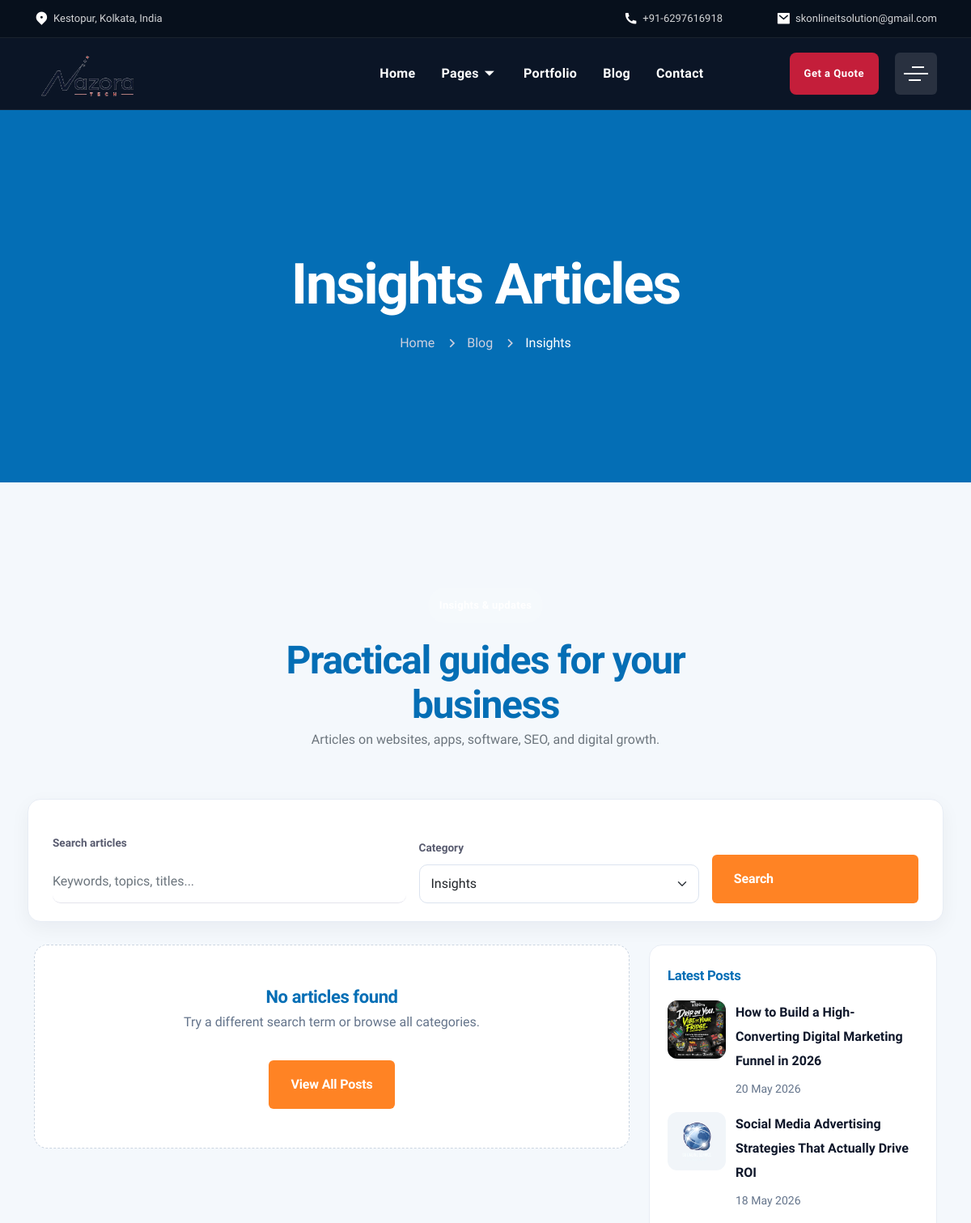
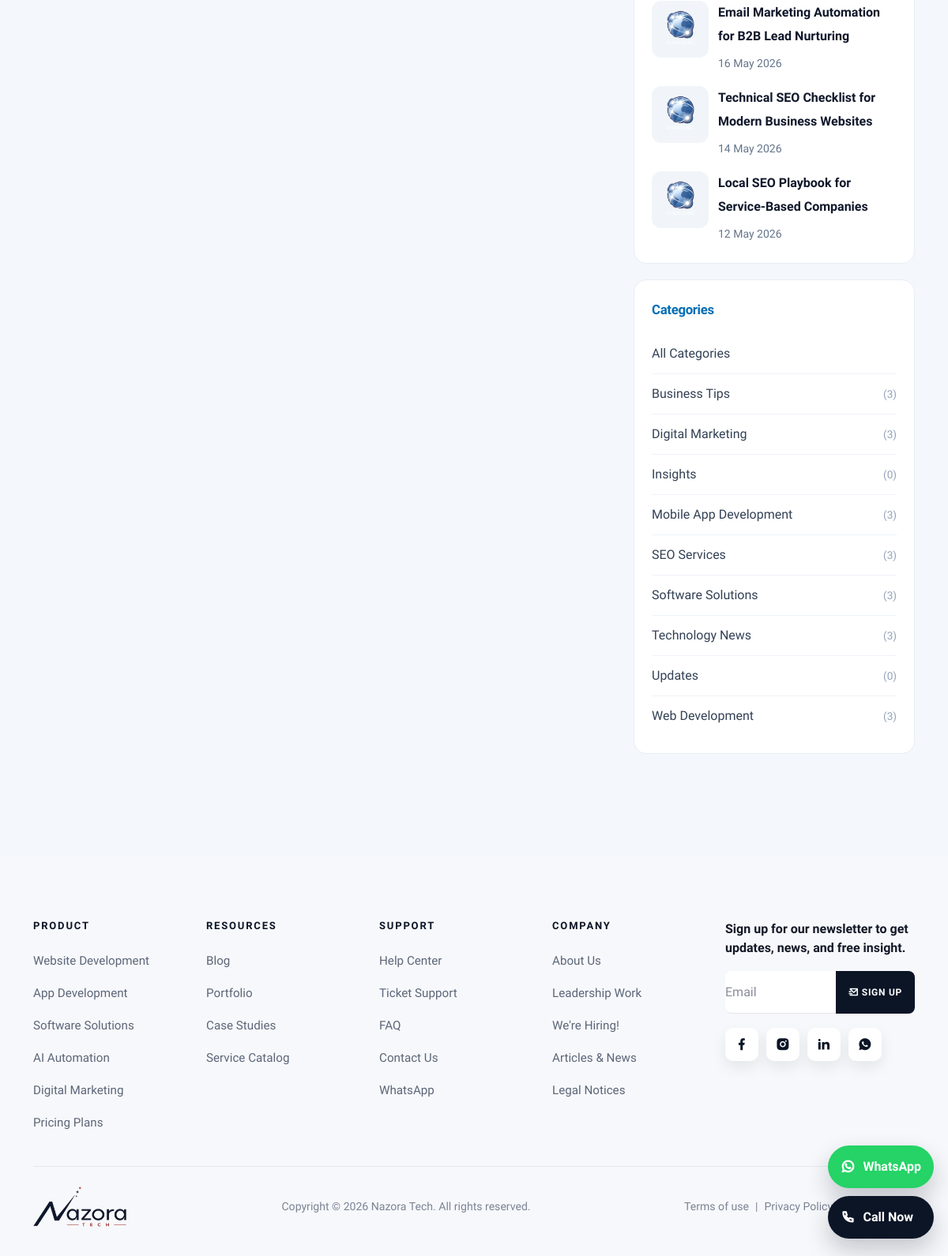
/blog?category=insights, run on the app's committed database (2 pictures, top to bottom).
### tables this page shows
CREATE TABLE categories (
        id INTEGER PRIMARY KEY AUTOINCREMENT,
        name TEXT NOT NULL,
        slug TEXT NOT NULL UNIQUE,
        description TEXT NULL,
        deleted_at TEXT NULL,
        created_at TEXT NOT NULL,
        updated_at TEXT NOT NULL
    );

CREATE TABLE posts (
        id INTEGER PRIMARY KEY AUTOINCREMENT,
        title TEXT NOT NULL,
        slug TEXT NOT NULL UNIQUE,
        excerpt TEXT NOT NULL,
        content TEXT NOT NULL,
        status TEXT NOT NULL DEFAULT 'draft',
        category_id INTEGER NULL,
        author_id INTEGER NULL,
        featured_image TEXT NULL,
        featured_image_alt TEXT NULL,
        seo_title TEXT NULL,
        meta_description TEXT NULL,
        meta_keywords TEXT NULL,
        canonical_url TEXT NULL,
        og_title TEXT NULL,
        og_description TEXT NULL,
        twitter_card TEXT NULL,
        schema_markup TEXT NULL,
        published_at TEXT NULL,
        deleted_at TEXT NULL,
        created_at TEXT NOT NULL,
        updated_at TEXT NOT NULL,
        FOREIGN KEY (category_id) REFERENCES categories(id) ON DELETE SET NULL,
        FOREIGN KEY (author_id) REFERENCES users(id) ON DELETE SET NULL
    );

### includes/blog_app.php (called while the page is built, shortened)
<?php
function blog_root_path(): string
{
    return dirname(__DIR__);
}
function blog_base_url(): string
{
    static $baseUrl;
    if ($baseUrl === null) {
        $scriptName = str_replace('\\', '/', dirname($_SERVER['SCRIPT_NAME'] ?? ''));
        $baseUrl = preg_replace('~/admin$~', '', $scriptName);
        $baseUrl = rtrim($baseUrl, '/');
    }
    return $baseUrl ?: '';
}
function blog_url(string $path = ''): string
{
    $path = ltrim($path, '/');
    return blog_base_url() . ($path !== '' ? '/' . $path : '');
}
function blog_image_url(?string $path): string
{
    $path = blog_normalize_media_path($path);
    $fullPath = blog_root_path() . '/' . ltrim($path, '/');
    $version = is_file($fullPath) ? '?v=' . filemtime($fullPath) : '';
    return blog_url(ltrim($path, '/')) . $version;
}
function blog_post_url(string $slug): string
{
    return blog_url('blog/' . ltrim($slug, '/'));
}
function blog_storage_path(): string
{
    return blog_root_path() . '/storage';
}
function blog_db_path(): string
{
    return blog_storage_path() . '/blog.sqlite';
}
function blog_escape(?string $value): string
{
    return htmlspecialchars((string) $value, ENT_QUOTES, 'UTF-8');
}
function blog_db(): PDO
{
    static $pdo;
    if ($pdo instanceof PDO) {
        return $pdo;
    }
    $pdo = new PDO('sqlite:' . blog_db_path());
    $pdo->setAttribute(PDO::ATTR_ERRMODE, PDO::ERRMODE_EXCEPTION);
    $pdo->setAttribute(PDO::ATTR_DEFAULT_FETCH_MODE, PDO::FETCH_ASSOC);
    $pdo->exec('PRAGMA foreign_keys = ON');
    return $pdo;
}
function blog_category_list(bool $includeDeleted = false, bool $publishedOnly = false): array
{
    $pdo = blog_db();
    $sql = 'SELECT c.*, COUNT(p.id) AS post_count FROM categories c LEFT JOIN posts p ON p.category_id = c.id AND p.deleted_at IS NULL';
    if ($publishedOnly) {
        $sql .= " AND p.status = 'published'";
    }
    if (!$includeDeleted) {
        $sql .= ' WHERE c.deleted_at IS NULL';
    }
    $sql .= ' GROUP BY c.id ORDER BY c.name ASC';
    return $pdo->query($sql)->fetchAll();
}
function blog_normalize_media_path(?string $path): ?string
{
    $path = str_replace('\\', '/', ltrim($path, '/'));
    if (strpos($path, 'storage/uploads/') === 0) {
        return $path;
    }
    return $path;
}
function blog_get_recent_posts(int $limit = 3): array
{
    $stmt = blog_db()->prepare("SELECT p.*, c.name AS category_name FROM posts p LEFT JOIN categories c ON c.id = p.category_id WHERE p.deleted_at IS NULL AND p.status = 'published' ORDER BY COALESCE(p.published_at, p.created_at) DESC LIMIT :limit");
    $stmt->bindValue(':limit', $limit, PDO::PARAM_INT);
    $stmt->execute();
    return $stmt->fetchAll();
}
function blog_get_public_posts(array $filters = [], int $perPage = 9): array
{
    $pdo = blog_db();
    $page = max(1, (int) ($filters['page'] ?? 1));
    $search = trim((string) ($filters['search'] ?? ''));
    $categorySlug = trim((string) ($filters['category'] ?? ''));
    $offset = ($page - 1) * $perPage;
    $where = ["p.deleted_at IS NULL", "p.status = 'published'"];
    $params = [];
    if ($categorySlug !== '') {
        $where[] = 'c.slug = :category_slug';
        $params[':category_slug'] = $categorySlug;
    }
    $whereSql = implode(' AND ', $where);
    $countStmt = $pdo->prepare('SELECT COUNT(*) FROM posts p LEFT JOIN categories c ON c.id = p.category_id WHERE ' . $whereSql);
    $countStmt->execute($params);
    $total = (int) $countStmt->fetchColumn();
    $listStmt = $pdo->prepare('SELECT p.*, c.name AS category_name, c.slug AS category_slug, (SELECT GROUP_CONCAT(t.name, ", ") FROM tags t INNER JOIN post_tags pt ON pt.tag_id = t.id WHERE pt.post_id = p.id AND t.deleted_at IS NULL) AS tag_names FROM posts p LEFT JOIN categories c ON c.id = p.category_id WHERE ' . $whereSql . ' ORDER BY COALESCE(p.published_at, p.created_at) DESC LIMIT :limit OFFSET :offset');
    foreach ($params as $key => $value) {
        $listStmt->bindValue($key, $value, PDO::PARAM_STR);
    }
    $listStmt->bindValue(':limit', $perPage, PDO::PARAM_INT);
    $listStmt->bindValue(':offset', $offset, PDO::PARAM_INT);
    $listStmt->execute();
    return [
        'items' => $listStmt->fetchAll(),
        'total' => $total,
        'page' => $page,
        'per_page' => $perPage,
        'pages' => max(1, (int) ceil($total / $perPage)),
    ];
}

### blog.php (the view, shortened to what this page needs)
<?php
require_once __DIR__ . '/includes/blog_app.php';
require_once __DIR__ . '/includes/blog_frontend.php';
$filters = [
    'search' => $_GET['search'] ?? '',
    'category' => $_GET['category'] ?? '',
    'page' => (int) ($_GET['page'] ?? 1),
];
$posts = blog_get_public_posts($filters, (int) (blog_setting_get('posts_per_page', '9') ?? 9));
$categories = blog_category_list(false, true);
$latestPosts = blog_get_recent_posts(5);
$activeCategory = null;
foreach ($categories as $cat) {
    if ($cat['slug'] === $filters['category']) {
        $activeCategory = $cat['name'];
        break;
    }
}
$breadcrumbTitle = $activeCategory ? $activeCategory . ' Articles' : 'Our Blog';
include 'header.php';
blog_render_page_breadcrumb($breadcrumbTitle, [
    ['label' => 'Home', 'url' => 'index'],
    ['label' => 'Blog', 'url' => 'blog'],
    ['label' => $activeCategory ?: 'All Articles'],
]);
?>
  <div class="section optech-section-padding bg-light1">
    <div class="container">
      <div class="optech-section-title center mb-4">
        <span class="hero-eyebrow">Insights & updates</span>
        <h2>Practical guides for your business</h2>
        <p class="text-muted mb-0">Articles on websites, apps, software, SEO, and digital growth.</p>
      </div>
      <form class="snf-blog-filter row g-3 align-items-end" method="get">
        <div class="col-lg-5">
          <label class="form-label">Search articles</label>
          <input type="search" name="search" class="form-control" value="<?php echo blog_escape($filters['search']); ?>" placeholder="Keywords, topics, titles...">
        </div>
        <div class="col-lg-4">
          <label class="form-label">Category</label>
          <select class="form-select" name="category">
            <?php foreach ($categories as $category) : ?>
              <option value="<?php echo blog_escape($category['slug']); ?>" <?php echo $filters['category'] === $category['slug'] ? 'selected' : ''; ?>><?php echo blog_escape($category['name']); ?></option>
            <?php endforeach; ?>
          </select>
        </div>
        <div class="col-lg-3">
          <button class="optech-default-btn w-100" type="submit" data-text="Search"><span class="btn-wraper">Search</span></button>
        </div>
      </form>
      <div class="row g-4">
        <div class="col-lg-8">
          <?php if (!$posts['items']) : ?>
            <div class="snf-blog-empty">
              <h4>No articles found</h4>
              <p>Try a different search term or browse all categories.</p>
              <a class="optech-default-btn mt-2" href="<?php echo blog_escape(blog_url('blog')); ?>" data-text="View All"><span class="btn-wraper">View All Posts</span></a>
            </div>
          <?php endif; ?>
        </div>
        <div class="col-lg-4">
          <?php blog_render_sidebar($latestPosts, $categories); ?>
        </div>
      </div>
    </div>
  </div>
<?php include 'footer.php'; ?>

### includes/blog_frontend.php (shortened to what this page needs)
<?php
function blog_format_date(?string $date): string
{
    return date('d M Y', strtotime($date));
}
function blog_render_page_breadcrumb(string $title, array $items): void
{
    ?>
    <div class="optech-breadcrumb" style="background-color: #046eb5;">
      <div class="container">
        <h1 class="post__title"><?php echo blog_escape($title); ?></h1>
        <nav class="breadcrumbs">
          <ul>
            <?php foreach ($items as $index => $item) : ?>
              <?php $isLast = $index === array_key_last($items); ?>
              <li>
                <?php if (!$isLast && !empty($item['url'])) : ?>
                  <a href="<?php echo blog_escape($item['url']); ?>"><?php echo blog_escape($item['label']); ?></a>
                <?php else : ?>
                  <?php echo blog_escape($item['label']); ?>
                <?php endif; ?>
              </li>
            <?php endforeach; ?>
          </ul>
        </nav>
      </div>
    </div>
    <?php
}
    ?>
    <?php
function blog_render_sidebar(?array $latestPosts = null, ?array $categories = null): void
{
    $latestPosts = $latestPosts ?? blog_get_recent_posts(5);
    $categories = $categories ?? blog_category_list(false, true);
    ?>
    <aside class="snf-blog-sidebar">
      <div class="snf-blog-widget">
        <h5>Latest Posts</h5>
        <ul class="snf-blog-latest">
          <?php foreach ($latestPosts as $latest) : ?>
            <li>
              <a href="<?php echo blog_escape(blog_post_url($latest['slug'])); ?>" class="snf-blog-latest__thumb">
                <img src="<?php echo blog_escape(blog_image_url($latest['featured_image'] ?? null)); ?>" alt="" loading="lazy">
              </a>
              <div>
                <a href="<?php echo blog_escape(blog_post_url($latest['slug'])); ?>"><?php echo blog_escape($latest['title']); ?></a>
                <small><?php echo blog_escape(blog_format_date($latest['published_at'] ?? $latest['created_at'])); ?></small>
              </div>
            </li>
          <?php endforeach; ?>
        </ul>
      </div>
      <div class="snf-blog-widget">
        <h5>Categories</h5>
        <ul class="snf-blog-categories">
          <li><a href="<?php echo blog_escape(blog_url('blog')); ?>">All Categories</a></li>
          <?php foreach ($categories as $category) : ?>
            <li>
              <a href="<?php echo blog_escape(blog_url('blog?category=' . urlencode($category['slug']))); ?>">
                <?php echo blog_escape($category['name']); ?>
                <span>(<?php echo (int) $category['post_count']; ?>)</span>
              </a>
            </li>
          <?php endforeach; ?>
        </ul>
      </div>
    </aside>
    <?php
}

### assets/css/main.css (style rules this page uses)
:root { --color-primary: #0b1526; --color-accent-orange: #c41e3a; --color-accent-teal: #24e3d3; --color-accent-yellow: #ffd334; }
html, body { max-width: 100%; overflow-x: hidden; }
.hero-eyebrow, .section-kicker { display: inline-flex; align-items: center; padding: 7px 14px; border-radius: 999px; background: rgba(255, 255, 255, 0.12); color: #fff; font-size: 13px; font-weight: 600; letter-spacing: 0.3px; margin-bottom: 18px; }
.bg-light1 { background-color: #f4f8fc !important; }

### assets/css/nazora-home.css (style rules this page uses)
:root { --nz-navy: #0b1526; --nz-navy-deep: #07101c; --nz-red: #c41e3a; --nz-red-dark: #9b1530; --nz-ink: #121826; --nz-muted: #5f6b7a; --nz-line: #e6ebf2; --nz-soft: #f5f7fb; --nz-panel: #eef2f8; --nz-white: #ffffff; --nz-radius: 16px; --nz-radius-sm: 10px; --nz-shadow: 0 18px 40px rgba(11, 21, 38, 0.08); --nz-shadow-lg: 0 28px 60px rgba(11, 21, 38, 0.14); --nz-header-h: 132px; --color-primary: #0b1526; }

### assets/css/blog.css (style rules this page uses)
.snf-blog-filter { background: #fff; border: 1px solid #e8edf5; border-radius: 16px; padding: 22px; margin-bottom: 28px; box-shadow: 0 8px 24px rgba(15, 23, 42, 0.05); }
.snf-blog-filter .form-label { font-weight: 600; font-size: 0.85rem; margin-bottom: 6px; }
.snf-blog-filter .form-control, .snf-blog-filter .form-select { border: 1px solid #dbe3ef; border-radius: 10px; min-height: 48px; padding: 10px 14px; }
.snf-blog-sidebar { display: grid; gap: 20px; }
.snf-blog-widget { background: #fff; border: 1px solid #e8edf5; border-radius: 16px; padding: 22px; }
.snf-blog-widget h5 { margin: 0 0 16px; font-size: 1.05rem; }
.snf-blog-latest { list-style: none; margin: 0; padding: 0; display: grid; gap: 14px; }
.snf-blog-latest li { display: flex; gap: 12px; align-items: flex-start; }
.snf-blog-latest__thumb { width: 72px; height: 72px; border-radius: 12px; overflow: hidden; flex-shrink: 0; background: #f1f5f9; }
.snf-blog-latest__thumb img { width: 100%; height: 100%; object-fit: cover; }
.snf-blog-latest a { color: #0f172a; font-weight: 600; text-decoration: none; line-height: 1.35; }
.snf-blog-latest small { display: block; color: #64748b; margin-top: 4px; }
.snf-blog-categories { list-style: none; margin: 0; padding: 0; }
.snf-blog-categories li { border-bottom: 1px solid #eef2f8; }
.snf-blog-categories li:last-child { border-bottom: none; }
.snf-blog-categories a { display: flex; justify-content: space-between; gap: 12px; padding: 10px 0; color: #334155; text-decoration: none; font-weight: 500; }
.snf-blog-categories span { color: #94a3b8; font-size: 0.85rem; }
.snf-blog-empty { text-align: center; padding: 48px 24px; background: #fff; border: 1px dashed #cbd5e1; border-radius: 16px; color: #64748b; }

### data on the page
categories: name "Insights Articles", name "Insights", post_count "0"
posts: featured_image (picture), title "How to Build a High-Converting Digital Marketing Funnel in 2026", published_at "20 May 2026"
posts: featured_image (picture), title "Social Media Advertising Strategies That Actually Drive ROI", published_at "18 May 2026"
posts: featured_image (picture), title "Email Marketing Automation for B2B Lead Nurturing", published_at "16 May 2026"
posts: featured_image (picture), title "Technical SEO Checklist for Modern Business Websites", published_at "14 May 2026"
posts: featured_image (picture), title "Local SEO Playbook for Service-Based Companies", published_at "12 May 2026"
categories: name "Business Tips", post_count "3"
categories: name "Digital Marketing", post_count "3"
categories: name "Mobile App Development", post_count "3"
categories: name "SEO Services", post_count "3"
categories: name "Software Solutions", post_count "3"
categories: name "Technology News", post_count "3"
categories: name "Updates", post_count "0"
categories: name "Web Development", post_count "3"

### other printed values
blog_escape($item['label']) "Home"
blog_escape($item['label']) "Blog"
blog_escape($item['label']) "Insights"
site_company_name() "Nazora Tech"
form field category "Insights"
